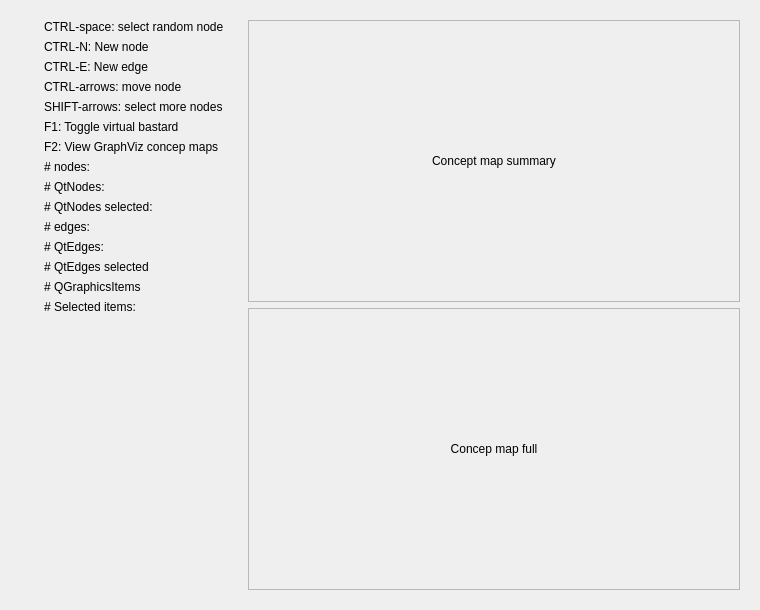
<?xml version="1.0" encoding="UTF-8"?>
<ui version="4.0">
 <class>QtTestEditConceptMapDialog</class>
 <widget class="QDialog" name="QtTestEditConceptMapDialog">
  <property name="geometry">
   <rect>
    <x>0</x>
    <y>0</y>
    <width>760</width>
    <height>610</height>
   </rect>
  </property>
  <property name="windowTitle">
   <string>Test ConceptMapEditWidget</string>
  </property>
  <layout class="QHBoxLayout" name="horizontalLayout">
   <item>
    <widget class="QWidget" name="widget" native="true">
     <layout class="QVBoxLayout" name="verticalLayout_2"/>
    </widget>
   </item>
   <item>
    <widget class="QWidget" name="widget_menu" native="true">
     <property name="enabled">
      <bool>true</bool>
     </property>
     <layout class="QVBoxLayout" name="verticalLayout">
      <item>
       <widget class="QLabel" name="label_ctrl_space">
        <property name="text">
         <string>CTRL-space: select random node</string>
        </property>
       </widget>
      </item>
      <item>
       <widget class="QLabel" name="label_new_node">
        <property name="text">
         <string>CTRL-N: New node</string>
        </property>
       </widget>
      </item>
      <item>
       <widget class="QLabel" name="label_new_edge">
        <property name="text">
         <string>CTRL-E: New edge</string>
        </property>
       </widget>
      </item>
      <item>
       <widget class="QLabel" name="label_move_node">
        <property name="text">
         <string>CTRL-arrows: move node</string>
        </property>
       </widget>
      </item>
      <item>
       <widget class="QLabel" name="label_select_more_nodes">
        <property name="text">
         <string>SHIFT-arrows: select more nodes</string>
        </property>
       </widget>
      </item>
      <item>
       <widget class="QLabel" name="label_toggle_virtual_bastard">
        <property name="text">
         <string>F1: Toggle virtual bastard</string>
        </property>
       </widget>
      </item>
      <item>
       <widget class="QLabel" name="label_F2">
        <property name="text">
         <string>F2: View GraphViz concep maps</string>
        </property>
       </widget>
      </item>
      <item>
       <widget class="QLabel" name="label_n_nodes">
        <property name="text">
         <string># nodes:</string>
        </property>
       </widget>
      </item>
      <item>
       <widget class="QLabel" name="label_n_qtnodes">
        <property name="text">
         <string># QtNodes:</string>
        </property>
       </widget>
      </item>
      <item>
       <widget class="QLabel" name="label_n_qtnodes_selected">
        <property name="text">
         <string># QtNodes selected:</string>
        </property>
       </widget>
      </item>
      <item>
       <widget class="QLabel" name="label_n_edges">
        <property name="text">
         <string># edges:</string>
        </property>
       </widget>
      </item>
      <item>
       <widget class="QLabel" name="label_n_qtedges">
        <property name="text">
         <string># QtEdges:</string>
        </property>
       </widget>
      </item>
      <item>
       <widget class="QLabel" name="label_n_qtedges_selected">
        <property name="text">
         <string># QtEdges selected</string>
        </property>
       </widget>
      </item>
      <item>
       <widget class="QLabel" name="label_n_items">
        <property name="text">
         <string># QGraphicsItems</string>
        </property>
       </widget>
      </item>
      <item>
       <widget class="QLabel" name="label_n_items_selected">
        <property name="text">
         <string># Selected items:</string>
        </property>
       </widget>
      </item>
      <item>
       <spacer name="verticalSpacer">
        <property name="orientation">
         <enum>Qt::Vertical</enum>
        </property>
        <property name="sizeHint" stdset="0">
         <size>
          <width>20</width>
          <height>63</height>
         </size>
        </property>
       </spacer>
      </item>
     </layout>
    </widget>
   </item>
   <item>
    <widget class="QWidget" name="widget_2" native="true">
     <layout class="QVBoxLayout" name="verticalLayout_3">
      <item>
       <widget class="QScrollArea" name="scrollArea">
        <property name="widgetResizable">
         <bool>true</bool>
        </property>
        <widget class="QWidget" name="scrollAreaWidgetContents">
         <property name="geometry">
          <rect>
           <x>0</x>
           <y>0</y>
           <width>480</width>
           <height>280</height>
          </rect>
         </property>
         <layout class="QGridLayout" name="gridLayout">
          <item row="0" column="0">
           <widget class="QLabel" name="image_concept_map_summary">
            <property name="text">
             <string>Concept map summary</string>
            </property>
            <property name="alignment">
             <set>Qt::AlignCenter</set>
            </property>
           </widget>
          </item>
         </layout>
        </widget>
       </widget>
      </item>
      <item>
       <widget class="QScrollArea" name="scrollArea_2">
        <property name="widgetResizable">
         <bool>true</bool>
        </property>
        <widget class="QWidget" name="scrollAreaWidgetContents_2">
         <property name="geometry">
          <rect>
           <x>0</x>
           <y>0</y>
           <width>480</width>
           <height>280</height>
          </rect>
         </property>
         <layout class="QGridLayout" name="gridLayout_2">
          <item row="0" column="0">
           <widget class="QLabel" name="image_concept_map_full">
            <property name="text">
             <string>Concep map full</string>
            </property>
            <property name="alignment">
             <set>Qt::AlignCenter</set>
            </property>
           </widget>
          </item>
         </layout>
        </widget>
       </widget>
      </item>
     </layout>
    </widget>
   </item>
  </layout>
 </widget>
 <resources/>
 <connections/>
</ui>
